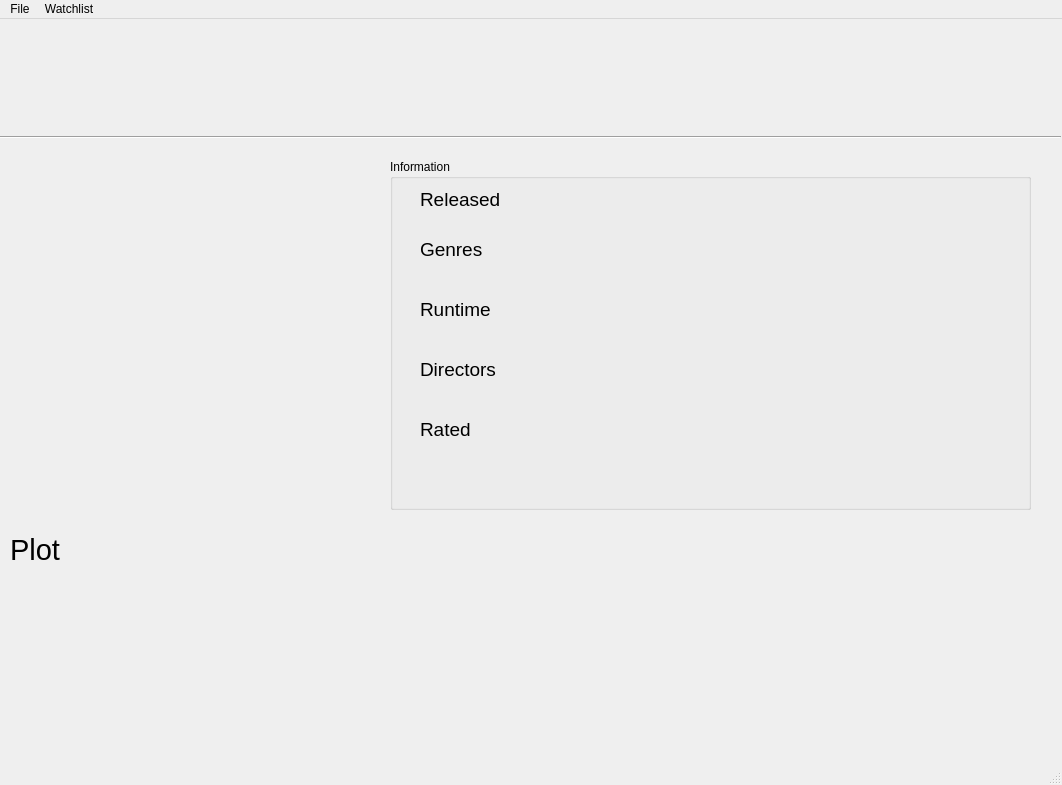
<?xml version="1.0" encoding="UTF-8"?>
<ui version="4.0">
 <class>MovieWindow</class>
 <widget class="QMainWindow" name="MovieWindow">
  <property name="geometry">
   <rect>
    <x>0</x>
    <y>0</y>
    <width>1062</width>
    <height>785</height>
   </rect>
  </property>
  <property name="windowTitle">
   <string>MainWindow</string>
  </property>
  <widget class="QWidget" name="centralwidget">
   <widget class="QLabel" name="lblTitle">
    <property name="geometry">
     <rect>
      <x>0</x>
      <y>20</y>
      <width>1041</width>
      <height>81</height>
     </rect>
    </property>
    <property name="font">
     <font>
      <pointsize>26</pointsize>
      <underline>true</underline>
     </font>
    </property>
    <property name="text">
     <string/>
    </property>
    <property name="alignment">
     <set>Qt::AlignCenter</set>
    </property>
   </widget>
   <widget class="QLabel" name="label">
    <property name="geometry">
     <rect>
      <x>10</x>
      <y>500</y>
      <width>91</width>
      <height>61</height>
     </rect>
    </property>
    <property name="font">
     <font>
      <pointsize>22</pointsize>
     </font>
    </property>
    <property name="text">
     <string>Plot</string>
    </property>
   </widget>
   <widget class="QLabel" name="lblPlot">
    <property name="geometry">
     <rect>
      <x>10</x>
      <y>560</y>
      <width>1041</width>
      <height>181</height>
     </rect>
    </property>
    <property name="font">
     <font>
      <pointsize>20</pointsize>
     </font>
    </property>
    <property name="text">
     <string/>
    </property>
    <property name="textFormat">
     <enum>Qt::RichText</enum>
    </property>
    <property name="alignment">
     <set>Qt::AlignCenter</set>
    </property>
    <property name="wordWrap">
     <bool>true</bool>
    </property>
   </widget>
   <widget class="QLabel" name="lblPoster">
    <property name="geometry">
     <rect>
      <x>40</x>
      <y>140</y>
      <width>331</width>
      <height>351</height>
     </rect>
    </property>
    <property name="font">
     <font>
      <pointsize>22</pointsize>
     </font>
    </property>
    <property name="text">
     <string/>
    </property>
   </widget>
   <widget class="QGroupBox" name="groupBox">
    <property name="geometry">
     <rect>
      <x>390</x>
      <y>140</y>
      <width>641</width>
      <height>351</height>
     </rect>
    </property>
    <property name="title">
     <string>Information</string>
    </property>
    <widget class="QLabel" name="label_2">
     <property name="geometry">
      <rect>
       <x>30</x>
       <y>20</y>
       <width>91</width>
       <height>41</height>
      </rect>
     </property>
     <property name="font">
      <font>
       <pointsize>14</pointsize>
      </font>
     </property>
     <property name="text">
      <string>Released</string>
     </property>
    </widget>
    <widget class="QLabel" name="label_3">
     <property name="geometry">
      <rect>
       <x>30</x>
       <y>70</y>
       <width>91</width>
       <height>41</height>
      </rect>
     </property>
     <property name="font">
      <font>
       <pointsize>14</pointsize>
      </font>
     </property>
     <property name="text">
      <string>Genres</string>
     </property>
    </widget>
    <widget class="QLabel" name="label_4">
     <property name="geometry">
      <rect>
       <x>30</x>
       <y>130</y>
       <width>91</width>
       <height>41</height>
      </rect>
     </property>
     <property name="font">
      <font>
       <pointsize>14</pointsize>
      </font>
     </property>
     <property name="text">
      <string>Runtime</string>
     </property>
    </widget>
    <widget class="QLabel" name="label_5">
     <property name="geometry">
      <rect>
       <x>30</x>
       <y>190</y>
       <width>91</width>
       <height>41</height>
      </rect>
     </property>
     <property name="font">
      <font>
       <pointsize>14</pointsize>
      </font>
     </property>
     <property name="text">
      <string>Directors</string>
     </property>
    </widget>
    <widget class="QLabel" name="label_6">
     <property name="geometry">
      <rect>
       <x>30</x>
       <y>250</y>
       <width>91</width>
       <height>41</height>
      </rect>
     </property>
     <property name="font">
      <font>
       <pointsize>14</pointsize>
      </font>
     </property>
     <property name="text">
      <string>Rated</string>
     </property>
    </widget>
    <widget class="QLabel" name="lblReleased">
     <property name="geometry">
      <rect>
       <x>110</x>
       <y>20</y>
       <width>531</width>
       <height>41</height>
      </rect>
     </property>
     <property name="font">
      <font>
       <pointsize>14</pointsize>
      </font>
     </property>
     <property name="text">
      <string/>
     </property>
    </widget>
    <widget class="QLabel" name="lblGenres">
     <property name="geometry">
      <rect>
       <x>100</x>
       <y>70</y>
       <width>531</width>
       <height>41</height>
      </rect>
     </property>
     <property name="font">
      <font>
       <pointsize>14</pointsize>
      </font>
     </property>
     <property name="text">
      <string/>
     </property>
    </widget>
    <widget class="QLabel" name="lblDirectors">
     <property name="geometry">
      <rect>
       <x>120</x>
       <y>190</y>
       <width>531</width>
       <height>41</height>
      </rect>
     </property>
     <property name="font">
      <font>
       <pointsize>14</pointsize>
      </font>
     </property>
     <property name="text">
      <string/>
     </property>
    </widget>
    <widget class="QLabel" name="lblRated">
     <property name="geometry">
      <rect>
       <x>100</x>
       <y>250</y>
       <width>531</width>
       <height>41</height>
      </rect>
     </property>
     <property name="font">
      <font>
       <pointsize>14</pointsize>
      </font>
     </property>
     <property name="text">
      <string/>
     </property>
    </widget>
    <widget class="QLabel" name="lblRuntime">
     <property name="geometry">
      <rect>
       <x>110</x>
       <y>130</y>
       <width>531</width>
       <height>41</height>
      </rect>
     </property>
     <property name="font">
      <font>
       <pointsize>14</pointsize>
      </font>
     </property>
     <property name="text">
      <string/>
     </property>
    </widget>
   </widget>
   <widget class="Line" name="line">
    <property name="geometry">
     <rect>
      <x>0</x>
      <y>110</y>
      <width>1061</width>
      <height>16</height>
     </rect>
    </property>
    <property name="orientation">
     <enum>Qt::Horizontal</enum>
    </property>
   </widget>
  </widget>
  <widget class="QMenuBar" name="menubar">
   <property name="geometry">
    <rect>
     <x>0</x>
     <y>0</y>
     <width>1062</width>
     <height>21</height>
    </rect>
   </property>
   <widget class="QMenu" name="menuFile">
    <property name="title">
     <string>File</string>
    </property>
    <addaction name="actionSearch"/>
    <addaction name="actionExit_Application"/>
   </widget>
   <widget class="QMenu" name="menuWatchlist">
    <property name="title">
     <string>Watchlist</string>
    </property>
    <addaction name="actionAdd_to_Watchlist"/>
    <addaction name="actionView_WatchList"/>
   </widget>
   <addaction name="menuFile"/>
   <addaction name="menuWatchlist"/>
  </widget>
  <widget class="QStatusBar" name="statusbar"/>
  <action name="actionSearch">
   <property name="text">
    <string>Search </string>
   </property>
  </action>
  <action name="actionExit_Application">
   <property name="text">
    <string>Exit Application</string>
   </property>
  </action>
  <action name="actionAdd_to_Watchlist">
   <property name="text">
    <string>Add to Watchlist</string>
   </property>
  </action>
  <action name="actionView_WatchList">
   <property name="text">
    <string>View WatchList</string>
   </property>
  </action>
 </widget>
 <resources/>
 <connections/>
</ui>
